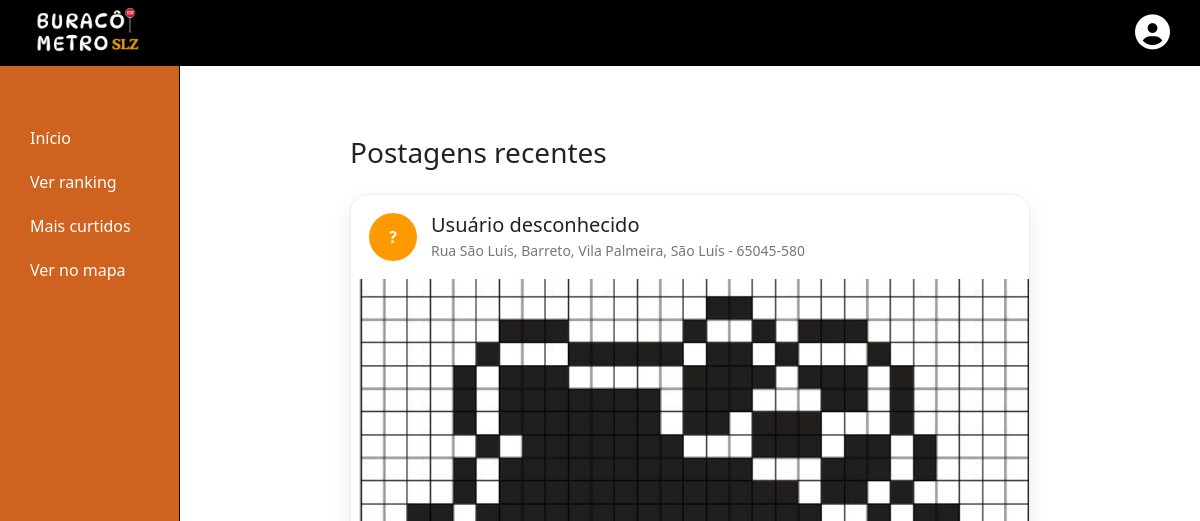
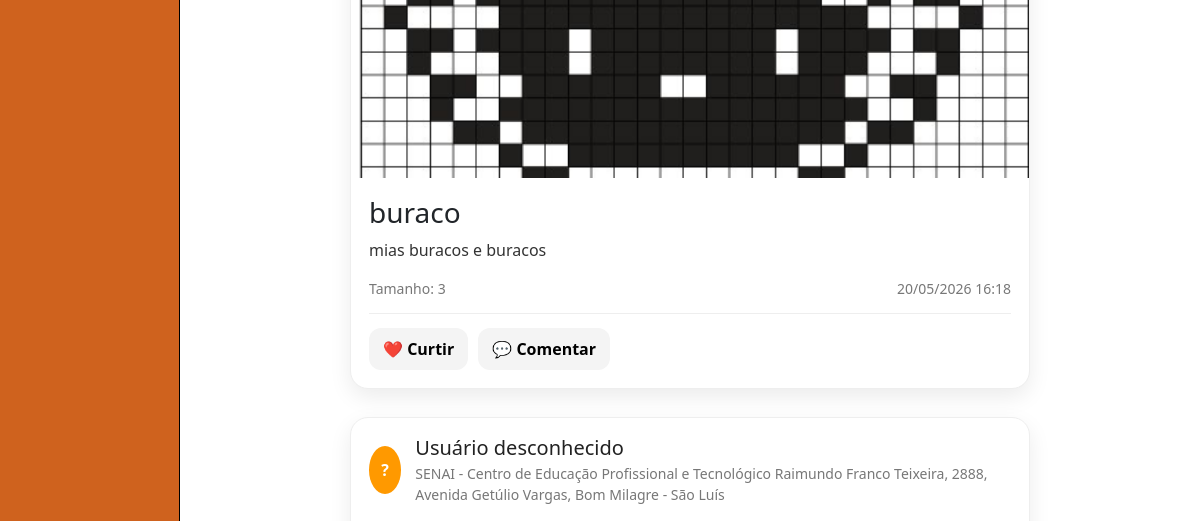
/principal (signed in, upper part), run on an earlier commit of the app's database (2 pictures, top to bottom).
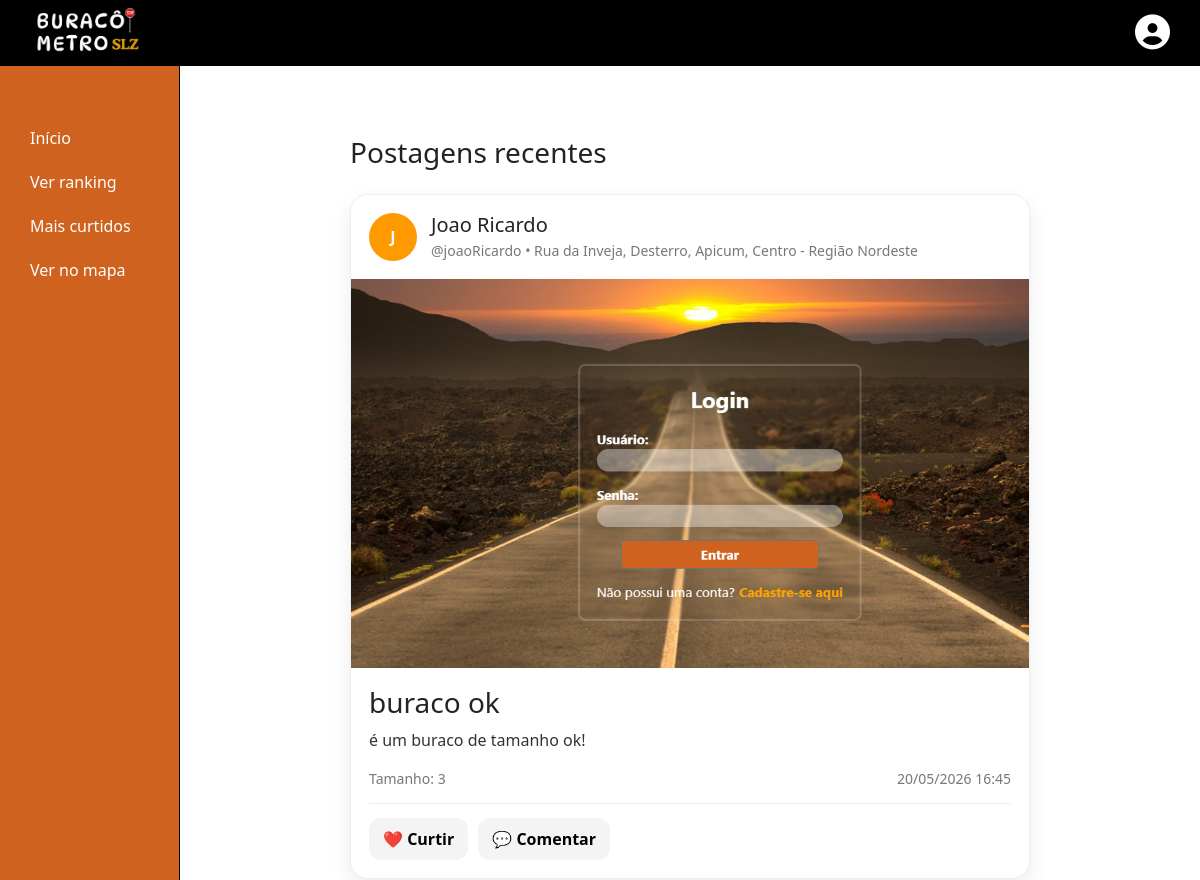
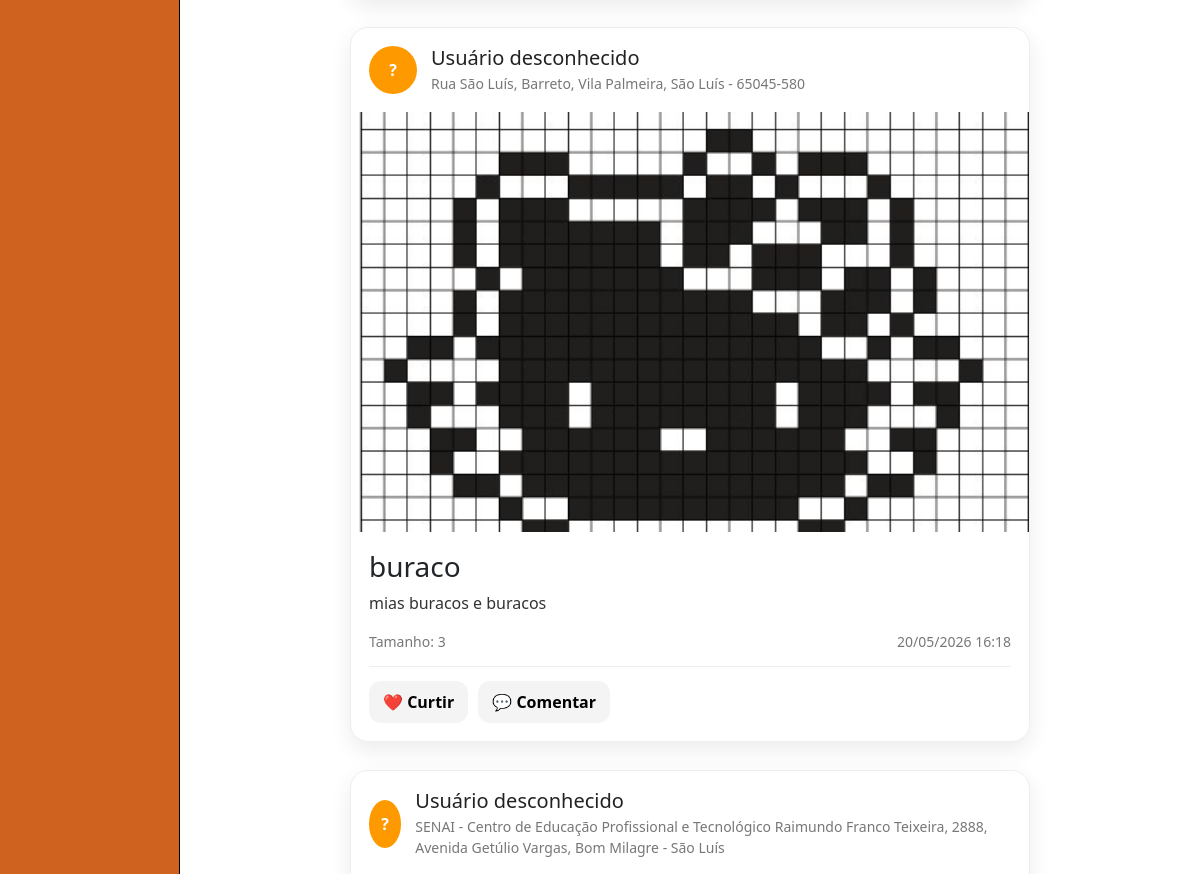
And on a later commit of the database (2 pictures, top to bottom).
### buracos/models.py (models this page shows, shortened)
class Buraco(models.Model):
    titulo = models.CharField(max_length=255)
    descricao = models.TextField()
    local = models.CharField(max_length=255)
    endereco = models.CharField(max_length=255)
    url_imagem = models.URLField()
    tamanho = models.SmallIntegerField(default=1)
    data_atual = models.DateTimeField(auto_now_add=True)
    created_at = models.DateTimeField(auto_now_add=True)  # Data e hora de criação (preenchido automaticamente)
    updated_at = models.DateTimeField(auto_now=True)  # Data e hora de última atualização (atualizado automaticamente)
    usuario = models.ForeignKey(settings.AUTH_USER_MODEL, on_delete=models.CASCADE, null=True, blank=True)

### usuarios/models.py (models this page shows, shortened)
class CustomUser(AbstractUser):
    date_of_birth = models.DateField(null=True, blank=True)
    name = models.CharField(max_length=255, null=True, blank=True)
    objects = UserManager()

### principal/views.py (the view)
# urls.py: path('', inicioView, name='inicioView'),
def inicioView(request):
    buracos = Buraco.objects.all().order_by('-created_at')
    variaveis = {
        'buracos': buracos,
    }
    return render(request, 'principal/inicio.html', variaveis)

### principal/templates/principal/inicio.html (shortened to what this page needs)
{% extends 'principal/principal.html' %}
{% load static %}
{% block content %}
<div class="feed-container">
    <h1 class="feed-title">Postagens recentes</h1>
    {% for buraco in buracos %}
        <div class="post-card">
    <div class="post-header">
        <div class="avatar">
            {% if buraco.usuario %}
                {{ buraco.usuario.username|slice:":1"|upper }}
            {% else %}
                ?
            {% endif %}
        </div>
        <div>
            {% if buraco.usuario %}
                <h2>{{ buraco.usuario.name|default:buraco.usuario.username }}</h2>
                <p>@{{ buraco.usuario.username }} • {{ buraco.endereco }}</p>
            {% else %}
                <h2>Usuário desconhecido</h2>
                <p>{{ buraco.endereco }}</p>
            {% endif %}
        </div>
    </div>
    {% if buraco.imagem %}
        <img class="post-image" src="{{ buraco.imagem.url }}" alt="Imagem do buraco">
    {% elif buraco.url_imagem %}
        <img class="post-image" src="{% static 'image-users/' %}{{ buraco.url_imagem }}" alt="Imagem do buraco">
    {% endif %}
    <div class="post-body">
        <h3>{{ buraco.titulo }}</h3>
        <p>{{ buraco.descricao }}</p>
        <div class="post-info">
            <span>Tamanho: {{ buraco.tamanho }}</span>
            <span>{{ buraco.created_at|date:"d/m/Y H:i" }}</span>
        </div>
        <div class="post-actions">
            <button type="button">❤️ Curtir</button>
            <button type="button">💬 Comentar</button>
        </div>
    </div>
</div>
    {% empty %}
        <p class="empty-feed">Ainda não existem buracos cadastrados.</p>
    {% endfor %}
</div>
{% endblock %}

### principal/templates/principal/principal.html (shortened to what this page needs)
{% load static %}
<!DOCTYPE html>
<html lang="pt-br">
<head>
    <link href="https://cdn.jsdelivr.net/npm/bootstrap@5.3.3/dist/css/bootstrap.min.css" rel="stylesheet">
    <link rel="stylesheet" href="https://unpkg.com/leaflet/dist/leaflet.css" />
    <link rel="stylesheet" href="{% static 'css/principal.css' %}">
</head>
<body>
    <header>
        <img id="logo" src="{% static 'imgs/Nosso buraco.png' %}" alt="Logo do site" class="logo">
        <div>
            <div class="dropdown">
                <button id="btnPerfil" class="btn-icon no-bordered dropdown-toggle no-toggle" title="Perfil" data-bs-toggle="dropdown" aria-expanded="false">
                    <i class="fa-solid custom-size fa-circle-user"></i>
                </button>
            </div>
        </div>
    </header>
    <main>
        <div id="barra-lateral">
            <ul id="lista-botoes">
                <li>
                    <form action="{% url 'inicioView' %}">
                        <button>Início</button>
                    </form>
                </li>
                <li>
                    <form action="{% url 'rankingView' %}">
                        <button>Ver ranking</button>
                    </form>
                </li>
                <li>
                    <button>Mais curtidos</button>
                </li>
                <li>
                    <form action="{% url 'verNoMapaView' %}">
                        <button>Ver no mapa</button>
                    </form>
                </li>
            </ul>
        </div>
        <div id="conteudo" class="container">
            {% block content %}{% endblock %}
        </div>
    </main>
</body>
</html>

### paginas/static/paginas/css/principal.css (style rules this page uses)
:root { --espacamanto-conteudo: 50px; }
header { background-color: black; padding: 3px 30px; display: flex; justify-content: space-between; align-items: center; }
header #logo { max-width: 115px; }
main { display: flex; }
main #barra-lateral { padding-top: var(--espacamanto-conteudo); background-color: #cf621e; border-right: 1px solid black; width: 15%; min-height: 100vh; color: white; }
main #barra-lateral #lista-botoes { list-style-type: none; padding: 0; margin: 0; }
main #barra-lateral #lista-botoes button { width: 100%; background-color: inherit; border: none; padding: 10px 0; padding-left: 30px; text-align: left; color: inherit; }
main #conteudo { padding-top: var(--espacamanto-conteudo); width: 85%; }
#btnPerfil { color: white; font-size: 35px; }
.btn-icon { padding: 0; display: flex; background-color: inherit; }
.btn-icon.no-bordered { border: none; }
.dropdown-toggle.no-toggle::after { display: none; }
.feed-container { max-width: 720px; margin: 0 auto; padding: 20px; }
.feed-title { font-size: 28px; margin-bottom: 25px; color: #222; }
.post-card { background-color: white; border-radius: 18px; margin-bottom: 28px; box-shadow: 0 8px 22px rgba(0, 0, 0, 0.08); overflow: hidden; border: 1px solid #eee; }
.post-header { display: flex; align-items: center; gap: 14px; padding: 18px; }
.avatar { width: 48px; height: 48px; background-color: #ff9900; color: white; font-weight: bold; border-radius: 50%; display: flex; align-items: center; justify-content: center; }
.post-header h2 { margin: 0; font-size: 20px; color: #222; }
.post-header p { margin: 3px 0 0; color: #777; font-size: 14px; }
.post-image { width: 100%; max-height: 420px; object-fit: cover; display: block; }
.post-body { padding: 18px; }
.post-body p { font-size: 16px; color: #333; }
.post-info { display: flex; justify-content: space-between; color: #777; font-size: 14px; margin: 14px 0; }
.post-actions { display: flex; gap: 10px; border-top: 1px solid #eee; padding-top: 14px; }
.post-actions button { border: none; background-color: #f4f4f4; padding: 9px 14px; border-radius: 12px; cursor: pointer; font-weight: 600; }

What changed in the data, as far as the page shows it:
added Buraco: usuario.username "J", usuario.name "Joao Ricardo", usuario.username "joaoRicardo", endereco "Rua da Inveja, Desterro, Apicum, Centro - Região Nordeste", url_imagem (picture), titulo "buraco ok", descricao "é um buraco de tamanho ok!", tamanho "3", created_at "20/05/2026 16:45"
